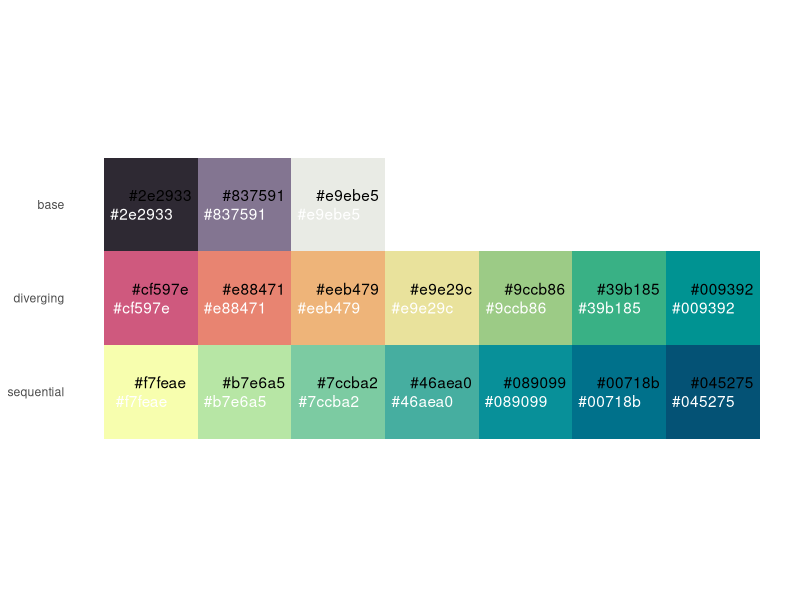

Source code (R):
## ---- chunk 1
# library(ggraph)
# library(tidygraph)

# set_graph_style(plot_margin = margin(1,1,1,1))
# graph <- as_tbl_graph(highschool)

# # Not specifying the layout - defaults to "auto"
# ggraph(graph) + 
#   geom_edge_link(aes(colour = factor(year))) + 
#   geom_node_point() +
#   scale_edge_color_manual(values=rcartocolor::carto_pal(2, "Temps")) +
#   theme_void() +
#   theme(legend.position="none") + 
#   coord_equal()
## ---- chunk 2
#| output: asis
cat(stringi::stri_rand_lipsum(1))
## ---- chunk 3
#| output: asis
cat(stringi::stri_rand_lipsum(1))
## ---- chunk 4
library(ggplot2)

palette <- tibble::tribble(
  ~color, ~palette,
  "#2e2933", "base",
  "#837591", "base",
  "#e9ebe5", "base",
  "#cf597e", "diverging",
  "#e88471", "diverging",
  "#eeb479", "diverging",
  "#e9e29c", "diverging",
  "#9ccb86", "diverging",
  "#39b185", "diverging",
  "#009392", "diverging",
  "#f7feae", "sequential",
  "#b7e6a5", "sequential",
  "#7ccba2", "sequential",
  "#46aea0", "sequential",
  "#089099", "sequential",
  "#00718b", "sequential",
  "#045275", "sequential",
)

palette |> 
  dplyr::mutate(
    color_palette_rank = dplyr::row_number(), .by=palette
  ) |>
  ggplot(aes(x=color_palette_rank, y=forcats::fct_rev(palette), fill=color)) +
  geom_tile(width=1) +
  geom_text(aes(label=color), color="black", nudge_x=0.1, nudge_y=0.1) +
  geom_text(aes(label=color), color="white", nudge_x=-0.1, nudge_y=-0.1) +
  scale_fill_identity() +
  coord_equal() +
  theme_minimal() +
  theme(
    axis.title=element_blank(),
    axis.text.x=element_blank(),
    axis.ticks.x=element_blank(),
    panel.grid=element_blank()
  )
